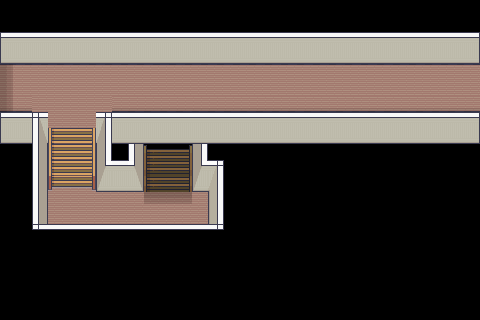

This is a level from a 2D game, rendered from its Tiled map with the project's own tilesets. A one-line summary and the map file follow, with tile-layer data summarised:
An orthogonal 30x20 tile map with 16x16 px tiles, 7 tile layers (Tile Layer, floor/Walls, Tile Layer 2, Tile Layer 4, ...), 3 tilesets.

<map version="1.10" tiledversion="1.11.0" orientation="orthogonal" renderorder="right-down" width="30" height="20" tilewidth="16" tileheight="16" infinite="0" nextlayerid="8" nextobjectid="1">
 <tileset firstgid="1" source="Room_Builder_16x16.tsx" />
 <tileset firstgid="8285" source="26_Condominium.tsx" />
 <tileset firstgid="8589" source="Interiors_16x16.tsx" />
 <layer id="3" name="Tile Layer" width="30" height="20">
  <data>[600 cells, 9 non-empty, 2 distinct tile ids]</data>
 </layer>
 <layer id="1" name="floor/Walls" width="30" height="20">
  <data>[600 cells, 280 non-empty, 35 distinct tile ids]</data>
 </layer>
 <layer id="2" name="Tile Layer 2" width="30" height="20">
  <data>[600 cells, 9 non-empty, 1 distinct tile ids]</data>
 </layer>
 <layer id="4" name="Tile Layer 4" width="30" height="20">
  <data>[600 cells, 9 non-empty, 1 distinct tile ids]</data>
 </layer>
 <layer id="5" name="shadow1" width="30" height="20">
  <data>[600 cells, 36 non-empty, 3 distinct tile ids]</data>
 </layer>
 <layer id="6" name="shadow2" width="30" height="20">
  <data>[600 cells, 10 non-empty, 2 distinct tile ids]</data>
 </layer>
 <layer id="7" name="shadow3" width="30" height="20">
  <data>[600 cells, 12 non-empty, 2 distinct tile ids]</data>
 </layer>
</map>
